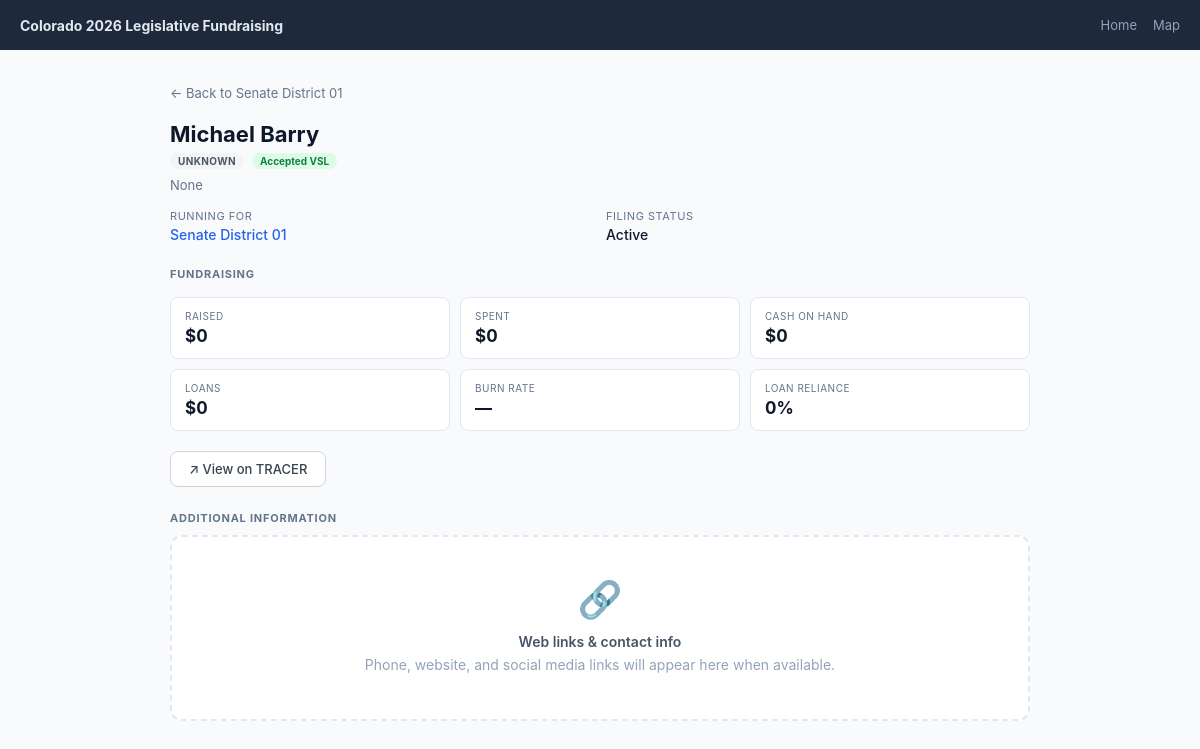
The page /candidates/michael-barry-senate-1/ on the database its author committed.
### tables this page shows
CREATE TABLE candidates (
    id          INTEGER PRIMARY KEY AUTOINCREMENT,
    year        INTEGER NOT NULL,
    chamber     TEXT    NOT NULL,
    district    TEXT    NOT NULL,
    race_slug   TEXT    NOT NULL,
    label       TEXT    NOT NULL,
    name        TEXT    NOT NULL,
    party       TEXT,
    committee   TEXT,
    status      TEXT,
    raised      REAL    NOT NULL DEFAULT 0,
    spent       REAL    NOT NULL DEFAULT 0,
    coh         REAL    NOT NULL DEFAULT 0,
    beg         REAL    NOT NULL DEFAULT 0,
    loans       REAL    NOT NULL DEFAULT 0,
    vsl         TEXT,
    incumbent   INTEGER NOT NULL DEFAULT 0,
    slug        TEXT    NOT NULL
);

### app.py (the view)
@app.route("/candidates/<slug>/")
def candidate_page(slug):
    db = get_db()
    cand = db.execute(
        "SELECT * FROM candidates WHERE slug = ? AND year = ?",
        (slug, CURRENT_YEAR),
    ).fetchone()
    if not cand:
        abort(404)
    return render_template("candidate.html", cand=cand, active="")

### app.py (called while the page is built)
def get_db() -> sqlite3.Connection:
    if "db" not in g:
        g.db = sqlite3.connect(DATABASE)
        g.db.row_factory = sqlite3.Row
    return g.db

### build.py (called while the page is built)
def _fmt_dollars(n: float) -> str:
    if n >= 1_000_000:
        return f"${n / 1_000_000:.1f}M"
    if n >= 1_000:
        return f"${n:,.0f}"
    return f"${n:.0f}"

def _fmt_name(tracer_name: str) -> str:
    parts = tracer_name.strip().split(",", 1)
    last = parts[0].strip().title()
    if len(parts) > 1:
        tokens = parts[1].strip().split()
        first = tokens[0].title() if tokens else ""
        return f"{first} {last}".strip() if first else last
    return last

def _fmt_label(label: str) -> str:
    return label.title()

def _burn_rate(spent: float, raised: float) -> str:
    return f"{spent / raised * 100:.0f}%" if raised > 0 else "—"

### templates/candidate.html (shortened to what this page needs)
{% extends "base.html" %}
{% block content %}
<div class="container">
  <a class="back-link" href="/races/{{ cand.race_slug }}/">&larr; Back to {{ cand.label | fmt_label }}</a>
  <h1 class="page-title">{{ cand.name | fmt_name }}</h1>
  <div style="display:flex;align-items:center;gap:8px;margin-bottom:8px;flex-wrap:wrap;">
    {% if cand.party == 'Democratic' %}
      <span class="party-badge badge-D">{{ cand.party }}</span>
    {% elif cand.party == 'Republican' %}
      <span class="party-badge badge-R">{{ cand.party }}</span>
    {% else %}
      <span class="party-badge badge-other">{{ cand.party }}</span>
    {% endif %}
    {% if cand.vsl == 'Yes' %}
      <span class="vsl-badge vsl-yes">Accepted VSL</span>
    {% elif cand.vsl == 'No' %}
      <span class="vsl-badge vsl-no">Declined VSL</span>
    {% else %}
      <span class="vsl-badge vsl-no">VSL Unknown</span>
    {% endif %}
  </div>
  {% if cand.committee %}
    <p style="font-size:13px;color:#64748b;margin-bottom:4px;">{{ cand.committee }}</p>
  {% endif %}
  <div class="detail-row">
    <div class="detail-item">
      <div class="dl">Running For</div>
      <div class="dv"><a href="/races/{{ cand.race_slug }}/">{{ cand.label | fmt_label }}</a></div>
    </div>
    <div class="detail-item">
      <div class="dl">Filing Status</div>
      <div class="dv">{{ cand.status or 'Active' }}</div>
    </div>
  </div>
  {% set burn = cand.raised | burn_rate(cand.spent) %}
  {% set loan_pct = ((cand.loans / (cand.raised + cand.loans) * 100) | round | int ~ '%') if (cand.raised + cand.loans) > 0 else '0%' %}
  <div class="section-label">Fundraising</div>
  <div class="stat-grid">
    <div class="stat-cell">
      <div class="lbl">Raised</div>
      <div class="val">{{ cand.raised | fmt_dollars }}</div>
    </div>
    <div class="stat-cell">
      <div class="lbl">Spent</div>
      <div class="val">{{ cand.spent | fmt_dollars }}</div>
    </div>
    <div class="stat-cell">
      <div class="lbl">Cash on Hand</div>
      <div class="val">{{ cand.coh | fmt_dollars }}</div>
    </div>
    <div class="stat-cell">
      <div class="lbl">Loans</div>
      <div class="val">{{ cand.loans | fmt_dollars }}</div>
    </div>
    <div class="stat-cell">
      <div class="lbl">Burn Rate</div>
      <div class="val">{{ burn }}</div>
    </div>
    <div class="stat-cell">
      <div class="lbl">Loan Reliance</div>
      <div class="val">{{ loan_pct }}</div>
    </div>
  </div>
  {% set tracer_q = (cand.committee or cand.name) | replace(' ', '+') %}
  <div class="btn-row">
    <a class="action-btn secondary"
       href="https://tracer.sos.colorado.gov/PublicSite/SearchPages/CommitteeSearch.aspx?name={{ tracer_q }}"
       target="_blank" rel="noopener">&#8599; View on TRACER</a>
  </div>
  <div class="section-label">Additional Information</div>
  <div class="coming-soon-box">
    <div class="cs-icon">&#128279;</div>
    <p style="font-weight:600;color:#475569;">Web links &amp; contact info</p>
    <p>Phone, website, and social media links will appear here when available.</p>
  </div>
</div>
{% endblock %}

### templates/base.html (shortened to what this page needs)
<!DOCTYPE html>
<html lang="en">
<head>
<link rel="stylesheet" href="{{ url_for('static', filename='style.css') }}">
</head>
<body>
<nav class="site-nav">
  <a href="/" class="nav-brand">Colorado 2026 Legislative Fundraising</a>
  <div class="nav-links">
    <a href="/"{% if active == 'home' %} class="active"{% endif %}>Home</a>
    <a href="/map/"{% if active == 'map' %} class="active"{% endif %}>Map</a>
  </div>
</nav>
{% block content %}{% endblock %}
</body>
</html>

### static/style.css (style rules this page uses)
*, *::before, *::after { box-sizing: border-box; margin: 0; padding: 0; }
html, body { min-height: 100%; font-family: -apple-system, BlinkMacSystemFont, "Segoe UI", sans-serif; background: #f8fafc; color: #0f172a; }
a { color: #2563eb; text-decoration: none; }
.site-nav { display: flex; align-items: center; gap: 16px; padding: 0 20px; background: #1e293b; color: #f1f5f9; height: 50px; position: sticky; top: 0; z-index: 100; }
.nav-brand { font-size: 14px; font-weight: 700; color: #e2e8f0; text-decoration: none; }
.nav-links { display: flex; gap: 16px; margin-left: auto; }
.nav-links a { font-size: 13px; color: #94a3b8; text-decoration: none; }
.container { max-width: 900px; margin: 0 auto; padding: 32px 20px; }
.page-title { font-size: 22px; font-weight: 700; color: #0f172a; margin-bottom: 6px; }
.section-label { font-size: 11px; font-weight: 700; text-transform: uppercase; letter-spacing: .07em; color: #64748b; margin: 24px 0 10px; }
.party-badge { font-size: 10px; font-weight: 700; padding: 2px 8px; border-radius: 10px; text-transform: uppercase; letter-spacing: .04em; display: inline-block; }
.badge-other { background: #f3f4f6; color: #4b5563; }
.vsl-badge { font-size: 10px; font-weight: 700; border-radius: 10px; padding: 2px 8px; display: inline-block; }
.vsl-yes { background: #dcfce7; color: #15803d; }
.stat-grid { display: grid; grid-template-columns: repeat(3, 1fr); gap: 10px; margin: 16px 0; }
.stat-cell { background: #fff; border: 1px solid #e2e8f0; border-radius: 8px; padding: 12px 14px; }
.stat-cell .lbl { font-size: 10px; color: #64748b; text-transform: uppercase; letter-spacing: .05em; margin-bottom: 4px; }
.stat-cell .val { font-size: 17px; font-weight: 700; color: #0f172a; }
.back-link { display: inline-flex; align-items: center; gap: 6px; font-size: 13px; color: #64748b; margin-bottom: 20px; }
.btn-row { display: flex; gap: 10px; flex-wrap: wrap; margin: 20px 0; }
.action-btn { display: inline-flex; align-items: center; gap: 6px; background: #1e293b; color: #f1f5f9; padding: 9px 18px; border-radius: 8px; font-size: 13px; font-weight: 500; text-decoration: none; transition: background .15s; }
.action-btn.secondary { background: #fff; color: #374151; border: 1px solid #d1d5db; }
.detail-row { display: grid; grid-template-columns: 1fr 1fr; gap: 12px; margin-bottom: 12px; }
.detail-item .dl { font-size: 11px; color: #64748b; text-transform: uppercase; letter-spacing: .05em; margin-bottom: 3px; }
.detail-item .dv { font-size: 14px; color: #0f172a; font-weight: 500; }
.coming-soon-box { text-align: center; padding: 40px 20px; background: #fff; border: 2px dashed #e2e8f0; border-radius: 12px; color: #94a3b8; }
.coming-soon-box .cs-icon { font-size: 36px; margin-bottom: 12px; }
.coming-soon-box p { font-size: 14px; margin-bottom: 6px; }

### rows shown on the page
candidates: label|fmt_label "Senate District 01", name|fmt_name "Michael Barry", party "UNKNOWN", committee "None", status "Active", raised|fmt_dollars "$0", spent|fmt_dollars "$0", coh|fmt_dollars "$0", loans|fmt_dollars "$0"

### other values the page prints
{{ burn }} "—"
{{ loan_pct }} "0%"
